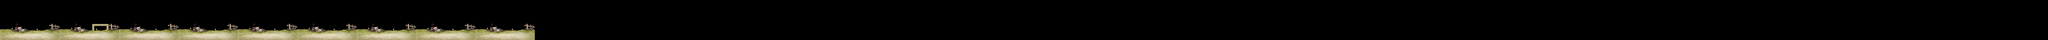

Rendered tile map (Tiled .tmx) drawn with the repository's tilesets; below, a short description and the map source with its tile grids summarised:
An orthogonal 1000x20 tile map with 32x32 px tiles, 1 tile layer (Tile Layer 1), 2 tilesets and 1 object.

<map version="1.9" tiledversion="1.9.2" orientation="orthogonal" renderorder="right-down" width="1000" height="20" tilewidth="32" tileheight="32" infinite="0" nextlayerid="3" nextobjectid="40">
 <editorsettings>
  <export target="LevelOne.lua" format="lua" />
 </editorsettings>
 <tileset firstgid="1" name="ground" tilewidth="32" tileheight="32" tilecount="58" columns="29">
  <image source="TiledGround.png" width="933" height="92" />
 </tileset>
 <tileset firstgid="59" name="Backdrop" tilewidth="933" tileheight="289" tilecount="1" columns="1">
  <image source="../Textures/SpudBG.png" width="933" height="289" />
 </tileset>
 <layer id="1" name="Tile Layer 1" width="1000" height="20">
  <data>[20000 cells, 23 non-empty, 2 distinct tile ids]</data>
 </layer>
 <objectgroup id="2" name="Platforms">
  <object id="39" x="0" y="592" width="8344" height="32" />
 </objectgroup>
</map>
